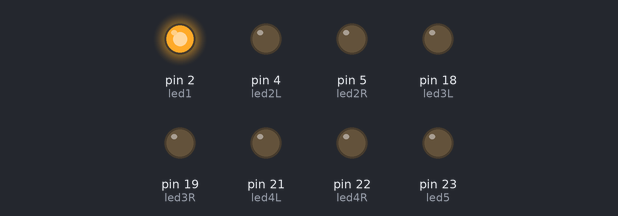
The sketch below on a simulated Arduino Mega 2560, built with avr-gcc and run on an emulated ATmega2560. Shown: output pins drawn as LEDs (lit = HIGH).

Above: at 0.07 s.
At 0.77 s:
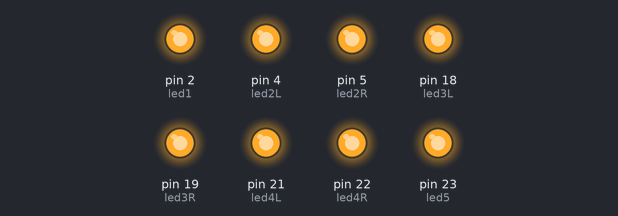
At 2.22 s:
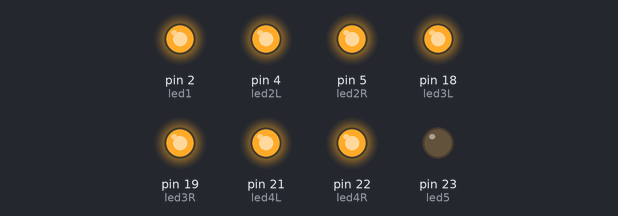
At 3.62 s:
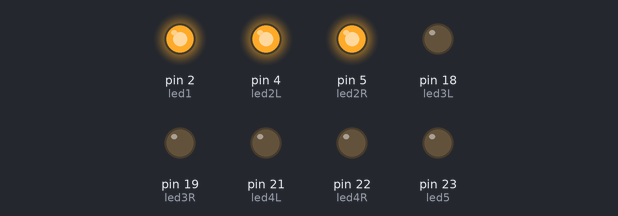
At 6.4 s:
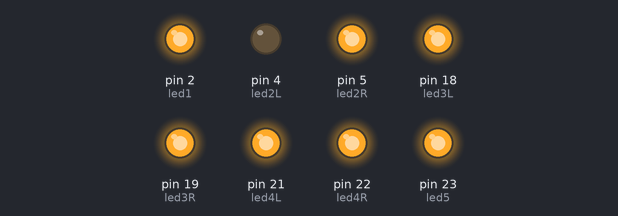
At 12.01 s:
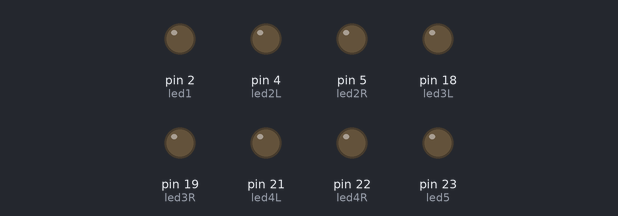
Timing chart, 0 to 15.8 s (numbered marks = the images above):
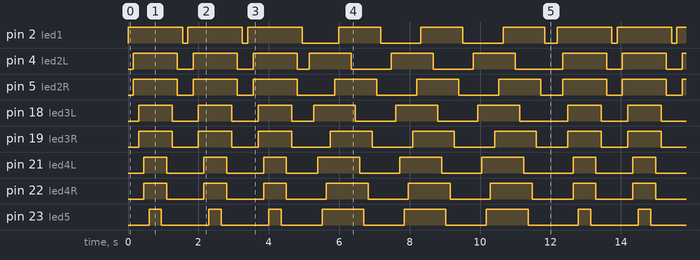

The sketch:

heart-LED.ino
```cpp
const int led1 = 2;

const int led2L = 4;
const int led2R = 5;

const int led3L = 18;
const int led3R = 19;

const int led4L = 21;
const int led4R = 22;

const int led5 = 23;

const int stepDelay = 150;
const int holdDelay = 350;
const int flashDelay = 200;

void setup() {

  pinMode(led1, OUTPUT);

  pinMode(led2L, OUTPUT);
  pinMode(led2R, OUTPUT);

  pinMode(led3L, OUTPUT);
  pinMode(led3R, OUTPUT);

  pinMode(led4L, OUTPUT);
  pinMode(led4R, OUTPUT);

  pinMode(led5, OUTPUT);

  allOff();


}

void loop() {

  for (int i = 0; i < 3; i++) {
    pattern1();
  }

  allOff();
  delay(50);

  for (int i = 0; i < 3; i++) {
    pattern2();
  }

  allOff();
  delay(50);


}

void pattern1() {

  allOff();

  digitalWrite(led1, HIGH);
  delay(stepDelay);

  digitalWrite(led2L, HIGH);
  digitalWrite(led2R, HIGH);
  delay(stepDelay);

  digitalWrite(led3L, HIGH);
  digitalWrite(led3R, HIGH);
  delay(stepDelay);

  digitalWrite(led4L, HIGH);
  digitalWrite(led4R, HIGH);
  delay(stepDelay);

  digitalWrite(led5, HIGH);
  delay(holdDelay);

  digitalWrite(led5, LOW);
  delay(stepDelay);

  digitalWrite(led4L, LOW);
  digitalWrite(led4R, LOW);
  delay(stepDelay);

  digitalWrite(led3L, LOW);
  digitalWrite(led3R, LOW);
  delay(stepDelay);

  digitalWrite(led2L, LOW);
  digitalWrite(led2R, LOW);
  delay(stepDelay);

  digitalWrite(led1, LOW);
  delay(stepDelay);
}

void pattern2() {

  allOff();

  digitalWrite(led2L, HIGH);
  delay(120);

  digitalWrite(led3L, HIGH);
  delay(120);

  digitalWrite(led4L, HIGH);
  delay(120);

  digitalWrite(led5, HIGH);
  delay(120);

  digitalWrite(led4R, HIGH);
  delay(120);

  digitalWrite(led3R, HIGH);
  delay(120);

  digitalWrite(led2R, HIGH);
  delay(120);

  digitalWrite(led1, HIGH);
  delay(350);

  digitalWrite(led2L, LOW);
  delay(120);

  digitalWrite(led3L, LOW);
  delay(120);

  digitalWrite(led4L, LOW);
  delay(120);

  digitalWrite(led5, LOW);
  delay(120);

  digitalWrite(led4R, LOW);
  delay(120);

  digitalWrite(led3R, LOW);
  delay(120);

  digitalWrite(led2R, LOW);
  delay(120);

  digitalWrite(led1, LOW);
  delay(300);
}


void allOff() {

  digitalWrite(led1, LOW);

  digitalWrite(led2L, LOW);
  digitalWrite(led2R, LOW);

  digitalWrite(led3L, LOW);
  digitalWrite(led3R, LOW);

  digitalWrite(led4L, LOW);
  digitalWrite(led4R, LOW);

  digitalWrite(led5, LOW);
}
```

Measured:
- by itself, pin 5 (led2R): repeats every 12.2 s: 2 × (LOW 0.45 s, HIGH 1.3 s), 3 × (LOW 1.1 s, HIGH 1.2 s), LOW 0.62 s, HIGH 1.3 s
- by itself, pin 19 (led3R): repeats every 12.2 s: 2 × (LOW 0.75 s, HIGH 0.95 s), 3 × (LOW 1.1 s, HIGH 1.2 s), LOW 0.89 s, HIGH 0.95 s
- by itself, pin 22 (led4R): repeats every 12.2 s: 2 × (LOW 1.1 s, HIGH 0.65 s), 3 × (LOW 1.1 s, HIGH 1.2 s), LOW 1.2 s, HIGH 0.65 s
- by itself, pin 2 (led1): repeats every 12.2 s: 2 × (LOW 0.15 s, HIGH 1.6 s), LOW 1.0 s, 2 × (HIGH 1.2 s, LOW 1.1 s), HIGH 1.2 s, LOW 0.35 s, HIGH 1.6 s
- by itself, pin 4 (led2L): repeats every 12.2 s: 2 × (LOW 0.45 s, HIGH 1.3 s), LOW 0.35 s, 2 × (HIGH 1.2 s, LOW 1.1 s), HIGH 1.2 s, LOW 1.3 s, HIGH 1.3 s
